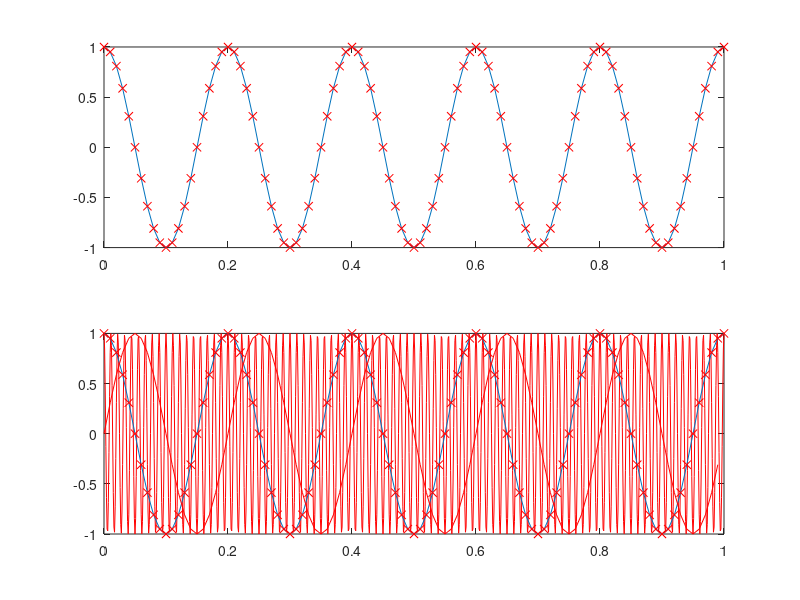

Write MATLAB code to recreate this figure. (Note: this script raises an error after producing the figure.)
fs=100;
f=5;
t=0:1/fs:1;
y=cos(2*pi*f*t);
subplot(211);plot(t,y), hold on;
subplot(211);plot(t,y,'rx'), hold on;

fs=1000;
f=90;
t=0:1/fs:1;
y3=cos(2*pi*f*t);
subplot(212);plot(t,y3,'r'), hold on;



fs=100;
f=95;
t=0:1/fs:1;
ys=cos(2*pi*f*t);
subplot(212);plot(t,ys), hold on;
subplot(212);plot(t,ys,'rx'), hold on;

fs=100;
f=5;
t=0:1/fs:1-1/fs;
ys1=sin(2*pi*f*t);
subplot(212);plot(t,ys1,'r'), hold on;

%too low in the sampling frequency
fs=100;
f=95;
t=0:1/fs:1-1/fs;
y=sin(2*pi*f*t);
[Pyy_1]=fft_basics(t,y);

figure
fs1=10;
f=9;
t1=0:1/fs1:1-1/fs1;
y1=sin(2*pi*f*t1);
[Pyy_1]=fft_basics(t1,y1);


%sample a too high frequency
f2=98;
t2=0:1/fs:1;
y2=sin(2*pi*f2*t);
subplot(212);plot(t,y,t2,y2,'rx',t2,y2,'r');




